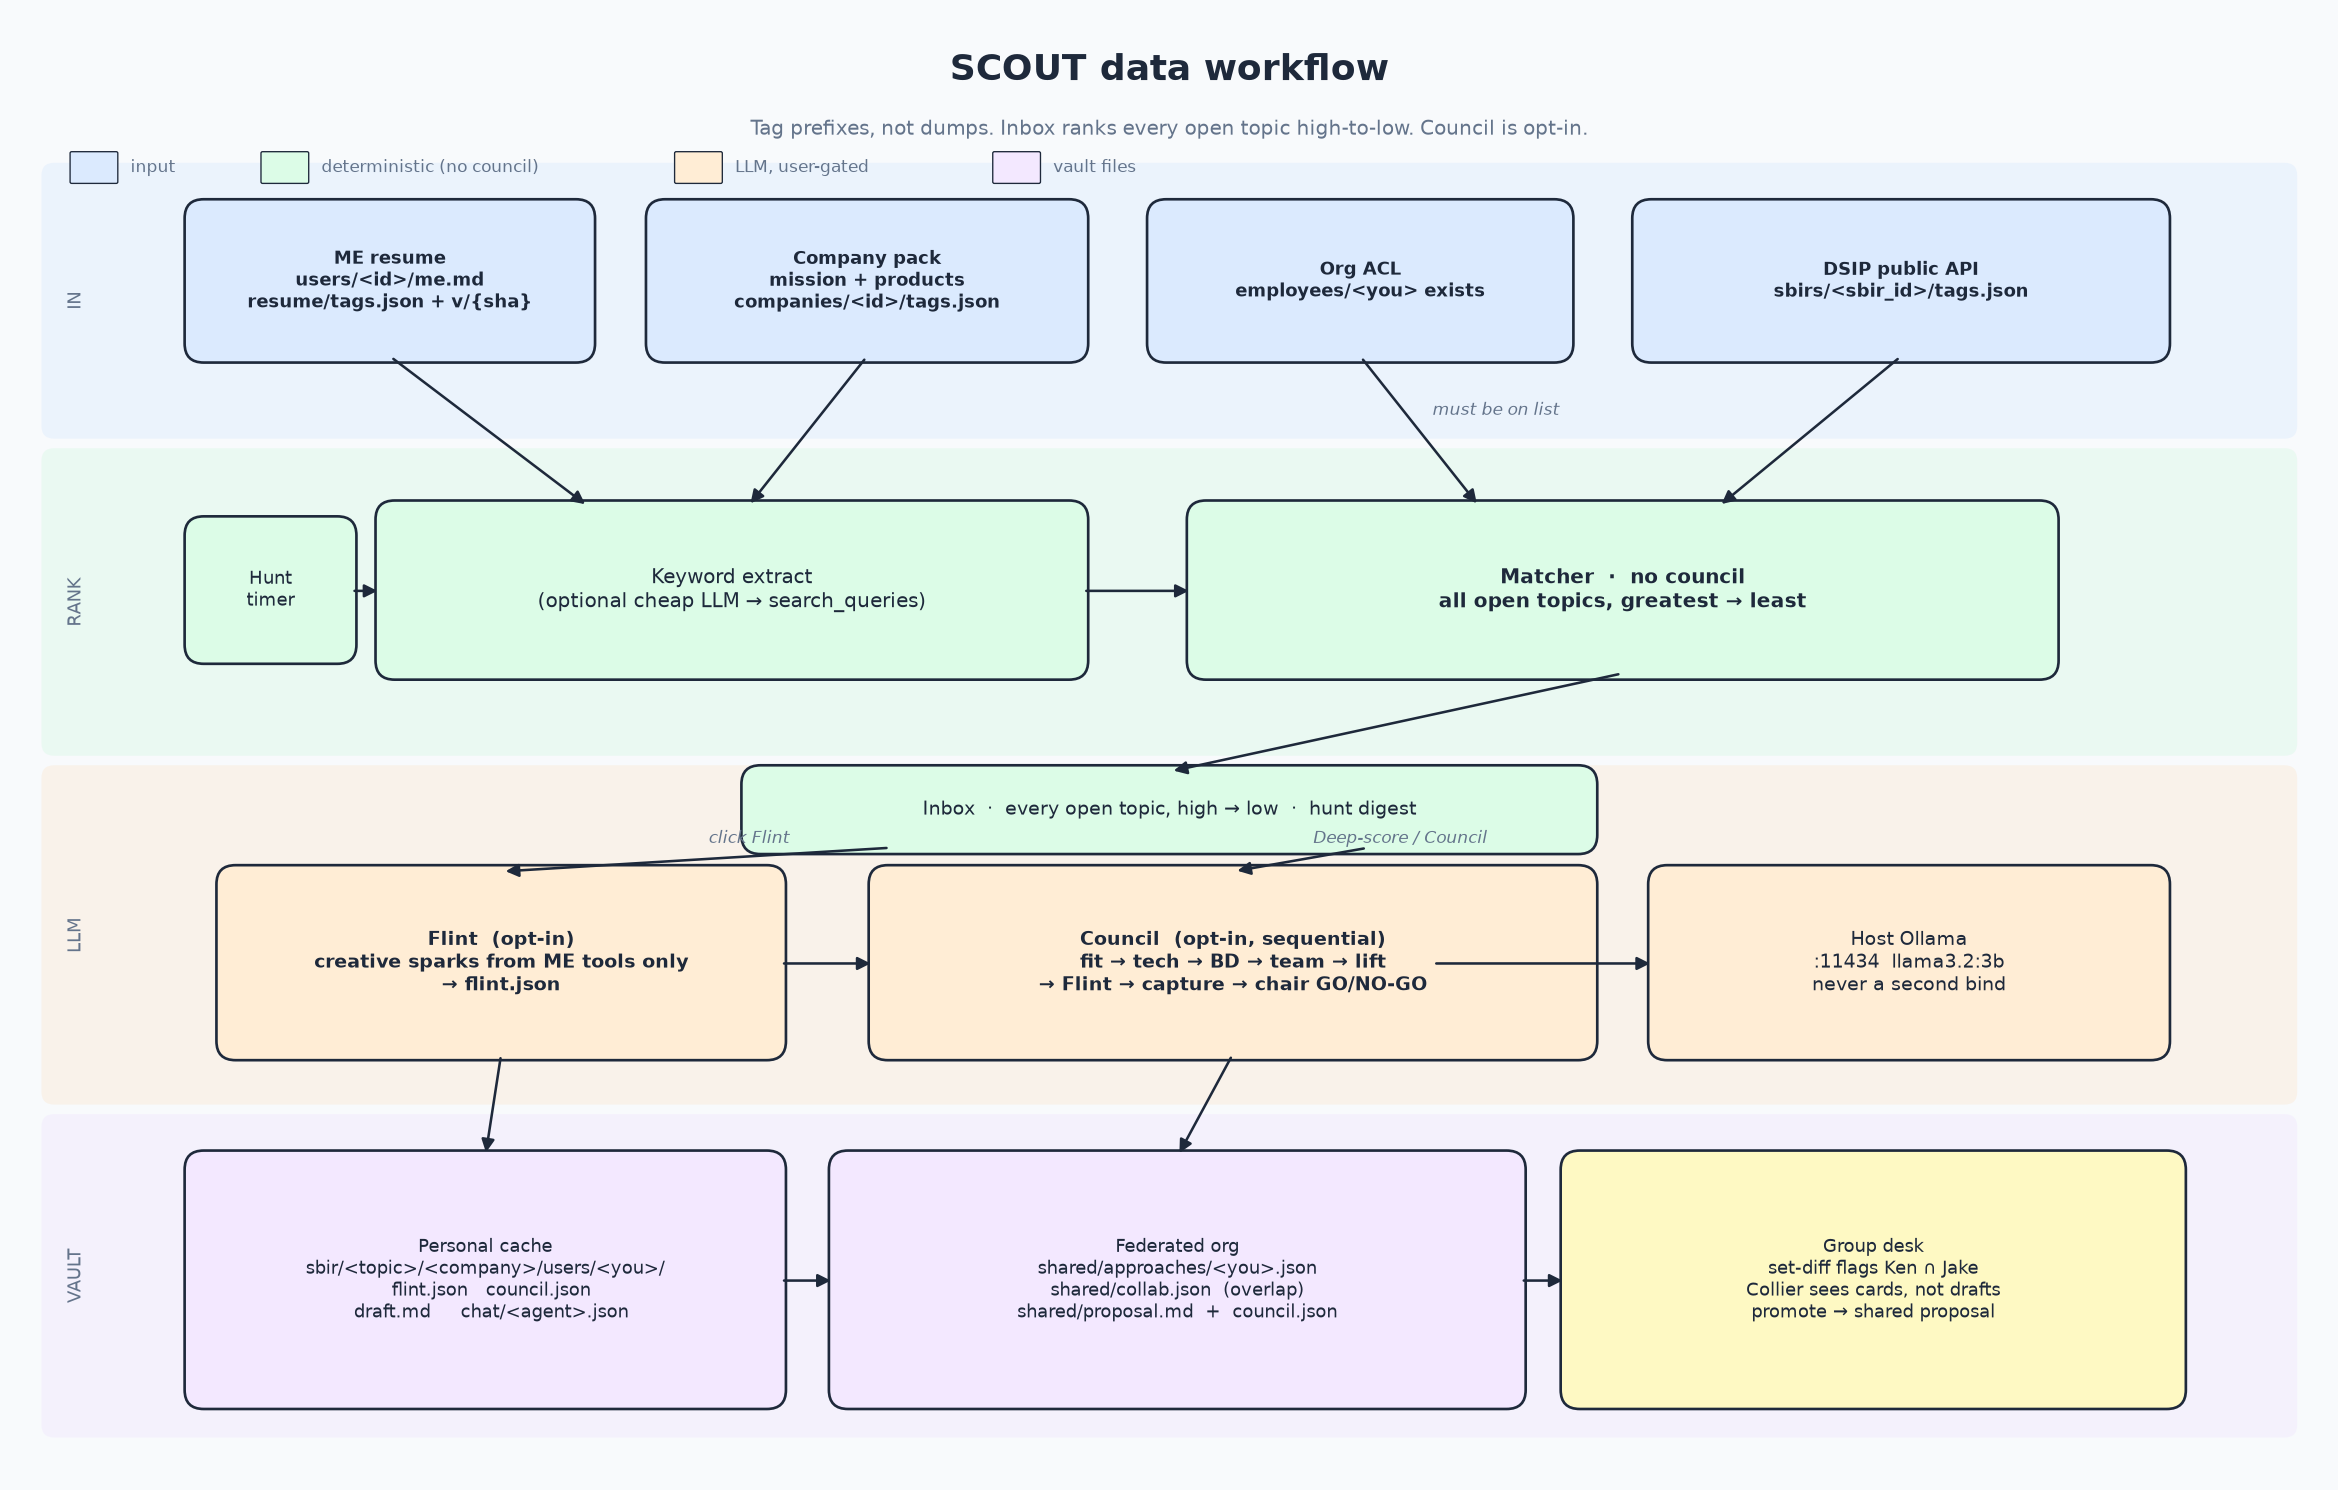

This figure's Python source:
#!/usr/bin/env python3
"""Render SCOUT data-workflow diagram to PNG."""
from pathlib import Path

import matplotlib.pyplot as plt
import matplotlib as mpl
from matplotlib.patches import FancyArrowPatch, FancyBboxPatch

mpl.rcParams["text.usetex"] = False
mpl.rcParams["mathtext.default"] = "regular"
mpl.rcParams["font.weight"] = "regular"

OUT = Path(__file__).resolve().parent / "scout-data-workflow.png"

# lane colors
C_IN = "#dbeafe"      # inputs
C_DET = "#dcfce7"     # deterministic matcher
C_LLM = "#ffedd5"     # optional LLM
C_STORE = "#f3e8ff"   # vault
C_OUT = "#fef9c3"     # writing
EDGE = "#1e293b"
MUTED = "#64748b"

W, H = 14.5, 9.2
fig, ax = plt.subplots(figsize=(W, H), dpi=160)
ax.set_xlim(0, 14.5)
ax.set_ylim(0, 9.2)
ax.axis("off")
fig.patch.set_facecolor("#f8fafc")
ax.set_facecolor("#f8fafc")


def box(x, y, w, h, text, facecolor, *, lw=1.2, fs=9, weight="regular"):
    p = FancyBboxPatch(
        (x, y),
        w,
        h,
        boxstyle="round,pad=0.04,rounding_size=0.12",
        linewidth=lw,
        edgecolor=EDGE,
        facecolor=facecolor,
    )
    ax.add_patch(p)
    ax.text(
        x + w / 2,
        y + h / 2,
        text,
        ha="center",
        va="center",
        fontsize=fs,
        color=EDGE,
        fontweight=weight,
        wrap=True,
        family="DejaVu Sans",
        parse_math=False,
    )
    return (x + w / 2, y, x + w / 2, y + h, x, x + w)  # cx, bottom, top, left, right helpers


def arrow(x1, y1, x2, y2, label="", style="-|>", color=EDGE):
    ax.add_patch(
        FancyArrowPatch(
            (x1, y1),
            (x2, y2),
            arrowstyle=style,
            mutation_scale=12,
            linewidth=1.15,
            color=color,
            connectionstyle="arc3,rad=0",
        )
    )
    if label:
        ax.text(
            (x1 + x2) / 2 + 0.08,
            (y1 + y2) / 2 + 0.08,
            label,
            fontsize=7.5,
            color=MUTED,
            ha="left",
            va="bottom",
            style="italic",
            parse_math=False,
        )


def lane(y0, y1, title, color):
    ax.add_patch(
        FancyBboxPatch(
            (0.18, y0),
            14.14,
            y1 - y0,
            boxstyle="round,pad=0.02,rounding_size=0.08",
            linewidth=0,
            facecolor=color,
            alpha=0.22,
            zorder=0,
        )
    )
    ax.text(0.32, (y0 + y1) / 2, title, fontsize=8, color=MUTED, va="center", rotation=90)


ax.text(
    7.25,
    8.85,
    "SCOUT data workflow",
    ha="center",
    va="center",
    fontsize=16,
    fontweight="bold",
    color=EDGE,
)
ax.text(
    7.25,
    8.48,
    "Tag prefixes, not dumps. Inbox ranks every open topic high-to-low. Council is opt-in.",
    ha="center",
    va="center",
    fontsize=9,
    color=MUTED,
)

# lanes (background)
lane(6.55, 8.25, "IN", "#bfdbfe")
lane(4.55, 6.45, "RANK", "#bbf7d0")
lane(2.35, 4.45, "LLM", "#fed7aa")
lane(0.25, 2.25, "VAULT", "#e9d5ff")

# --- inputs ---
box(1.1, 7.05, 2.5, 0.95, "ME resume\nusers/<id>/me.md\nresume/tags.json + v/{sha}", C_IN, fs=8, weight="bold")
box(4.0, 7.05, 2.7, 0.95, "Company pack\nmission + products\ncompanies/<id>/tags.json", C_IN, fs=8, weight="bold")
box(7.15, 7.05, 2.6, 0.95, "Org ACL\nemployees/<you> exists", C_IN, fs=8, weight="bold")
box(10.2, 7.05, 3.3, 0.95, "DSIP public API\nsbirs/<sbir_id>/tags.json", C_IN, fs=8, weight="bold")

# --- ranker ---
box(2.3, 5.05, 4.4, 1.05, "Keyword extract\n(optional cheap LLM → search_queries)", C_DET, fs=9)
box(7.4, 5.05, 5.4, 1.05, "Matcher  ·  no council\nall open topics, greatest → least", C_DET, fs=9, weight="bold")

arrow(2.35, 7.05, 3.6, 6.10)
arrow(5.35, 7.05, 4.6, 6.10)
arrow(8.45, 7.05, 9.2, 6.10, "must be on list")
arrow(11.85, 7.05, 10.7, 6.10)

arrow(6.7, 5.57, 7.4, 5.57)

# hunt
box(1.1, 5.15, 1.0, 0.85, "Hunt\ntimer", C_DET, fs=8)
arrow(2.1, 5.57, 2.3, 5.57)

# inbox
box(4.6, 3.95, 5.3, 0.48, "Inbox  ·  every open topic, high → low  ·  hunt digest", C_DET, fs=8.5)
arrow(10.1, 5.05, 7.25, 4.43)

# --- optional LLM ---
box(1.3, 2.65, 3.5, 1.15, "Flint  (opt-in)\ncreative sparks from ME tools only\n→ flint.json", C_LLM, fs=8.5, weight="bold")
box(5.4, 2.65, 4.5, 1.15, "Council  (opt-in, sequential)\nfit → tech → BD → team → lift\n→ Flint → capture → chair GO/NO-GO", C_LLM, fs=8.5, weight="bold")
box(10.3, 2.65, 3.2, 1.15, "Host Ollama\n:11434  llama3.2:3b\nnever a second bind", C_LLM, fs=8.5)

arrow(5.5, 3.95, 3.05, 3.80, "click Flint")
arrow(8.5, 3.95, 7.65, 3.80, "Deep-score / Council")
arrow(8.9, 3.22, 10.3, 3.22)
arrow(4.8, 3.22, 5.4, 3.22)

# --- vault / writing ---
box(1.1, 0.45, 3.7, 1.55, "Personal cache\nsbir/<topic>/<company>/users/<you>/\n  flint.json   council.json\n  draft.md     chat/<agent>.json", C_STORE, fs=8)
box(5.15, 0.45, 4.3, 1.55, "Federated org\nshared/approaches/<you>.json\nshared/collab.json  (overlap)\nshared/proposal.md  +  council.json", C_STORE, fs=8)
box(9.75, 0.45, 3.85, 1.55, "Group desk\nset-diff flags Ken ∩ Jake\nCollier sees cards, not drafts\npromote → shared proposal", C_OUT, fs=8)

arrow(3.05, 2.65, 2.95, 2.00)
arrow(7.65, 2.65, 7.3, 2.00)
arrow(4.8, 1.22, 5.15, 1.22)
arrow(9.45, 1.22, 9.75, 1.22)

# legend
ax.add_patch(FancyBboxPatch((0.35, 8.15), 0.28, 0.18, boxstyle="round,pad=0.01", fc=C_IN, ec=EDGE, lw=0.6))
ax.text(0.72, 8.24, "input", fontsize=7.5, va="center", color=MUTED)
ax.add_patch(FancyBboxPatch((1.55, 8.15), 0.28, 0.18, boxstyle="round,pad=0.01", fc=C_DET, ec=EDGE, lw=0.6))
ax.text(1.92, 8.24, "deterministic (no council)", fontsize=7.5, va="center", color=MUTED)
ax.add_patch(FancyBboxPatch((4.15, 8.15), 0.28, 0.18, boxstyle="round,pad=0.01", fc=C_LLM, ec=EDGE, lw=0.6))
ax.text(4.52, 8.24, "LLM, user-gated", fontsize=7.5, va="center", color=MUTED)
ax.add_patch(FancyBboxPatch((6.15, 8.15), 0.28, 0.18, boxstyle="round,pad=0.01", fc=C_STORE, ec=EDGE, lw=0.6))
ax.text(6.52, 8.24, "vault files", fontsize=7.5, va="center", color=MUTED)

fig.tight_layout(pad=0.3)
fig.savefig(OUT, dpi=160, bbox_inches="tight", facecolor=fig.get_facecolor())
print(OUT)
